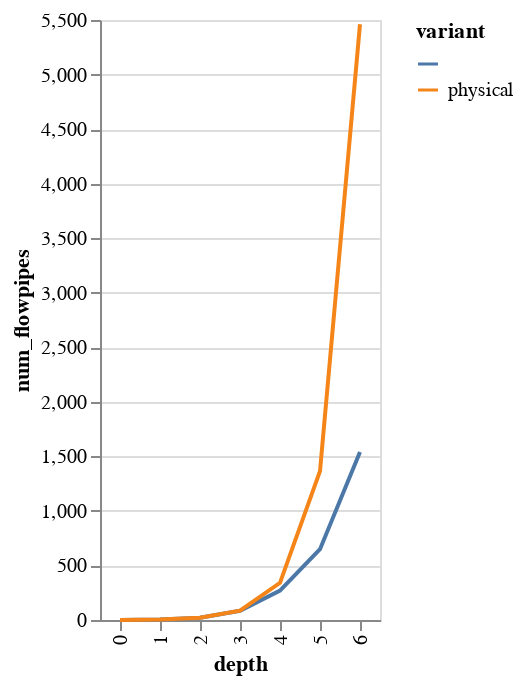

The notebook cell this image was saved under:
### Code cell
alt.Chart(df).mark_line(
#).transform_calculate(dset='datum.params + "," + datum.variant'
).transform_filter(
    (alt.datum.params == 'p1') & (alt.datum.prop == 'prop1')
).encode(
    alt.X('depth:O'),
    alt.Y('num_flowpipes:Q'),
    alt.Color('variant:N'),
)

### Figure 1 — Vega-Lite specification as saved in the notebook (floating-point values rounded to 4 significant figures)
{"config": {"view": {"continuousWidth": 400, "continuousHeight": 300}}, "data": {"name": "data-607428ce9d9335af8c4b796e5f572cea"}, "mark": "line", "encoding": {"color": {"type": "nominal", "field": "variant"}, "x": {"type": "ordinal", "field": "depth"}, "y": {"type": "quantitative", "field": "num_flowpipes"}}, "transform": [{"filter": "((datum.params === 'p1') && (datum.prop === 'prop1'))"}], "$schema": "https://vega.github.io/schema/vega-lite/v4.8.1.json", "datasets": {"data-607428ce9d9335af8c4b796e5f572cea": [{"params": "p1", "prop": "prop1", "variant": "", "depth": 0.0, "total": 0.07826, "num_flowpipes": 1.0, "flowstar": 0.01636, "composition": 0.0, "monitoring": 0.0619}, {"params": "p1", "prop": "prop1", "variant": "", "depth": 1.0, "total": 0.2614, "num_flowpipes": 5.0, "flowstar": 0.08205, "composition": 0.0, "monitoring": 0.1794}, {"params": "p1", "prop": "prop1", "variant": "", "depth": 2.0, "total": 1.071, "num_flowpipes": 21.0, "flowstar": 0.4826, "composition": 0.0, "monitoring": 0.5883}, {"params": "p1", "prop": "prop1", "variant": "", "depth": 3.0, "total": 44.9, "num_flowpipes": 85.0, "flowstar": 37.57, "composition": 2.957, "monitoring": 4.375}, {"params": "p1", "prop": "prop1", "variant": "", "depth": 4.0, "total": 237.8, "num_flowpipes": 269.0, "flowstar": 200.1, "composition": 14.18, "monitoring": 23.56}, {"params": "p1", "prop": "prop1", "variant": "", "depth": 5.0, "total": 636.5, "num_flowpipes": 649.0, "flowstar": 532.1, "composition": 34.09, "monitoring": 70.34}, {"params": "p1", "prop": "prop1", "variant": "", "depth": 6.0, "total": 1408.0, "num_flowpipes": 1541.0, "flowstar": 1146.0, "composition": 66.49, "monitoring": 195.4}, {"params": "p1", "prop": "prop1", "variant": "physical", "depth": 0.0, "total": 0.06236, "num_flowpipes": 1.0, "flowstar": 0.01666, "composition": 0.0, "monitoring": 0.04571}, {"params": "p1", "prop": "prop1", "variant": "physical", "depth": 1.0, "total": 0.2082, "num_flowpipes": 5.0, "flowstar": 0.06389, "composition": 0.0, "monitoring": 0.1443}, {"params": "p1", "prop": "prop1", "variant": "physical", "depth": 2.0, "total": 0.8512, "num_flowpipes": 21.0, "flowstar": 0.3629, "composition": 0.0, "monitoring": 0.4883}, {"params": "p1", "prop": "prop1", "variant": "physical", "depth": 3.0, "total": 46.16, "num_flowpipes": 85.0, "flowstar": 38.78, "composition": 3.004, "monitoring": 4.378}, {"params": "p1", "prop": "prop1", "variant": "physical", "depth": 4.0, "total": 354.6, "num_flowpipes": 341.0, "flowstar": 308.9, "composition": 16.43, "monitoring": 29.23}, {"params": "p1", "prop": "prop1", "variant": "physical", "depth": 5.0, "total": 1644.0, "num_flowpipes": 1365.0, "flowstar": 1474.0, "composition": 46.58, "monitoring": 123.1}, {"params": "p1", "prop": "prop1", "variant": "physical", "depth": 6.0, "total": 6085.0, "num_flowpipes": 5461.0, "flowstar": 5534.0, "composition": 102.0, "monitoring": 449.5}, {"params": "p1", "prop": "prop2", "variant": "", "depth": 0.0, "total": 0.0486, "num_flowpipes": 1.0, "flowstar": 0.0141, "composition": 0.0, "monitoring": 0.0345}, {"params": "p1", "prop": "prop2", "variant": "", "depth": 1.0, "total": 0.1524, "num_flowpipes": 5.0, "flowstar": 0.07693, "composition": 0.0, "monitoring": 0.07551}, {"params": "p1", "prop": "prop2", "variant": "", "depth": 2.0, "total": 0.5646, "num_flowpipes": 21.0, "flowstar": 0.359, "composition": 0.0, "monitoring": 0.2056}, {"params": "p1", "prop": "prop2", "variant": "", "depth": 3.0, "total": 44.35, "num_flowpipes": 85.0, "flowstar": 36.19, "composition": 5.546, "monitoring": 2.618}, {"params": "p1", "prop": "prop2", "variant": "", "depth": 4.0, "total": 247.5, "num_flowpipes": 269.0, "flowstar": 209.6, "composition": 24.34, "monitoring": 13.6}, {"params": "p1", "prop": "prop2", "variant": "", "depth": 5.0, "total": 650.6, "num_flowpipes": 649.0, "flowstar": 560.0, "composition": 49.31, "monitoring": 41.3}, {"params": "p1", "prop": "prop2", "variant": "", "depth": 6.0, "total": 1420.0, "num_flowpipes": 1541.0, "flowstar": 1214.0, "composition": 89.05, "monitoring": 117.4}, {"params": "p1", "prop": "prop2", "variant": "physical", "depth": 0.0, "total": 0.03732, "num_flowpipes": 1.0, "flowstar": 0.01162, "composition": 0.0, "monitoring": 0.0257}, {"params": "p1", "prop": "prop2", "variant": "physical", "depth": 1.0, "total": 0.1302, "num_flowpipes": 5.0, "flowstar": 0.06227, "composition": 0.0, "monitoring": 0.06796}, {"params": "p1", "prop": "prop2", "variant": "physical", "depth": 2.0, "total": 0.5664, "num_flowpipes": 21.0, "flowstar": 0.3655, "composition": 0.0, "monitoring": 0.2009}, {"params": "p1", "prop": "prop2", "variant": "physical", "depth": 3.0, "total": 44.12, "num_flowpipes": 85.0, "flowstar": 36.0, "composition": 5.507, "monitoring": 2.606}, {"params": "p1", "prop": "prop2", "variant": "physical", "depth": 4.0, "total": 345.1, "num_flowpipes": 341.0, "flowstar": 300.2, "composition": 28.7, "monitoring": 16.19}, {"params": "p1", "prop": "prop2", "variant": "physical", "depth": 5.0, "total": 1594.0, "num_flowpipes": 1365.0, "flowstar": 1462.0, "composition": 67.66, "monitoring": 64.51}, {"params": "p1", "prop": "prop2", "variant": "physical", "depth": 6.0, "total": 5929.0, "num_flowpipes": 5461.0, "flowstar": 5564.0, "composition": 135.1, "monitoring": 229.9}, {"params": "p2", "prop": "prop1", "variant": "", "depth": 0.0, "total": 0.06649, "num_flowpipes": 1.0, "flowstar": 0.02403, "composition": 0.0, "monitoring": 0.04246}, {"params": "p2", "prop": "prop1", "variant": "", "depth": 1.0, "total": 0.2472, "num_flowpipes": 5.0, "flowstar": 0.1154, "composition": 0.0, "monitoring": 0.1318}, {"params": "p2", "prop": "prop1", "variant": "", "depth": 2.0, "total": 20.97, "num_flowpipes": 21.0, "flowstar": 20.2, "composition": 0.0, "monitoring": 0.775}, {"params": "p2", "prop": "prop1", "variant": "", "depth": 3.0, "total": 202.0, "num_flowpipes": 77.0, "flowstar": 169.6, "composition": 19.89, "monitoring": 12.44}, {"params": "p2", "prop": "prop1", "variant": "", "depth": 4.0, "total": 694.6, "num_flowpipes": 201.0, "flowstar": 590.2, "composition": 52.96, "monitoring": 51.45}, {"params": "p2", "prop": "prop1", "variant": "", "depth": 5.0, "total": 1729.0, "num_flowpipes": 413.0, "flowstar": 1408.0, "composition": 152.6, "monitoring": 167.6}, {"params": "p2", "prop": "prop1", "variant": "", "depth": 6.0, "total": 3549.0, "num_flowpipes": 793.0, "flowstar": 2826.0, "composition": 270.7, "monitoring": 453.2}, {"params": "p2", "prop": "prop2", "variant": "", "depth": 0.0, "total": 0.07834, "num_flowpipes": 1.0, "flowstar": 0.02625, "composition": 0.0, "monitoring": 0.05209}, {"params": "p2", "prop": "prop2", "variant": "", "depth": 1.0, "total": 0.1592, "num_flowpipes": 5.0, "flowstar": 0.1016, "composition": 0.0, "monitoring": 0.05754}, {"params": "p2", "prop": "prop2", "variant": "", "depth": 2.0, "total": 38.27, "num_flowpipes": 21.0, "flowstar": 21.66, "composition": 14.99, "monitoring": 1.626}, {"params": "p2", "prop": "prop2", "variant": "", "depth": 3.0, "total": 238.3, "num_flowpipes": 77.0, "flowstar": 186.1, "composition": 41.7, "monitoring": 10.52}, {"params": "p2", "prop": "prop2", "variant": "", "depth": 4.0, "total": 798.2, "num_flowpipes": 201.0, "flowstar": 651.0, "composition": 104.5, "monitoring": 42.69}, {"params": "p2", "prop": "prop2", "variant": "", "depth": 5.0, "total": 1868.0, "num_flowpipes": 413.0, "flowstar": 1522.0, "composition": 208.5, "monitoring": 138.0}, {"params": "p2", "prop": "prop2", "variant": "", "depth": 6.0, "total": 3821.0, "num_flowpipes": 793.0, "flowstar": 3055.0, "composition": 335.7, "monitoring": 430.7}, {"params": "p3", "prop": "prop1", "variant": "", "depth": 0.0, "total": 0.08964, "num_flowpipes": 1.0, "flowstar": 0.0476, "composition": 0.0, "monitoring": 0.04205}, {"params": "p3", "prop": "prop1", "variant": "", "depth": 1.0, "total": 3.52, "num_flowpipes": 5.0, "flowstar": 3.378, "composition": 0.0, "monitoring": 0.1415}, {"params": "p3", "prop": "prop1", "variant": "", "depth": 2.0, "total": 275.5, "num_flowpipes": 21.0, "flowstar": 212.6, "composition": 52.12, "monitoring": 10.76}, {"params": "p3", "prop": "prop1", "variant": "", "depth": 3.0, "total": 1338.0, "num_flowpipes": 65.0, "flowstar": 1075.0, "composition": 190.9, "monitoring": 72.66}, {"params": "p3", "prop": "prop1", "variant": "", "depth": 4.0, "total": 3994.0, "num_flowpipes": 157.0, "flowstar": 3119.0, "composition": 586.5, "monitoring": 287.9}, {"params": "p3", "prop": "prop1", "variant": "", "depth": 5.0, "total": 9220.0, "num_flowpipes": 333.0, "flowstar": 7056.0, "composition": 1286.0, "monitoring": 878.2}, {"params": "p3", "prop": "prop2", "variant": "", "depth": 0.0, "total": 0.07542, "num_flowpipes": 1.0, "flowstar": 0.04689, "composition": 0.0, "monitoring": 0.02852}, {"params": "p3", "prop": "prop2", "variant": "", "depth": 1.0, "total": 2.936, "num_flowpipes": 5.0, "flowstar": 2.867, "composition": 0.0, "monitoring": 0.06922}, {"params": "p3", "prop": "prop2", "variant": "", "depth": 2.0, "total": 344.3, "num_flowpipes": 21.0, "flowstar": 207.6, "composition": 127.0, "monitoring": 9.66}, {"params": "p3", "prop": "prop2", "variant": "", "depth": 3.0, "total": 1445.0, "num_flowpipes": 65.0, "flowstar": 1092.0, "composition": 305.9, "monitoring": 47.48}, {"params": "p3", "prop": "prop2", "variant": "", "depth": 4.0, "total": 4024.0, "num_flowpipes": 157.0, "flowstar": 3203.0, "composition": 648.6, "monitoring": 172.4}]}}
